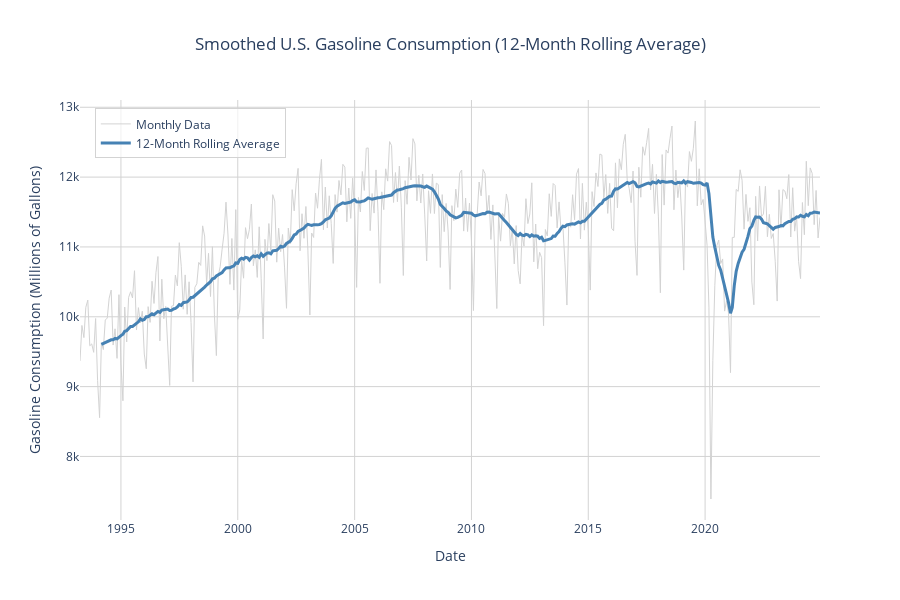

This figure's notebook cell:
### Code cell
''' Create a smoothed line plot using a 12-month rolling average '''

# Create 12-month rolling average
consumption["Rolling_Avg"] = consumption["Gasoline_Consumption(Millions of Gallons)"].rolling(window=12).mean()

# Create interactive figure
fig = go.Figure()

# Monthly data (light gray)
fig.add_trace(go.Scatter(
    x=consumption["Date"],
    y=consumption["Gasoline_Consumption(Millions of Gallons)"],
    mode="lines",
    name="Monthly Data",
    line=dict(color="lightgray", width=1)
))

# 12-month rolling average (steel blue)
fig.add_trace(go.Scatter(
    x=consumption["Date"],
    y=consumption["Rolling_Avg"],
    mode="lines",
    name="12-Month Rolling Average",
    line=dict(color="steelblue", width=3)
))

# Layout customization
fig.update_layout(
    title="Smoothed U.S. Gasoline Consumption (12-Month Rolling Average)",
    xaxis_title="Date",
    yaxis_title="Gasoline Consumption (Millions of Gallons)",
    template="plotly_white",
    legend=dict(
        x=0.02, y=0.98,
        bgcolor="rgba(255,255,255,0.7)",
        bordercolor="lightgray",
        borderwidth=1
    ),
    xaxis=dict(showgrid=True, gridcolor="lightgray"),
    yaxis=dict(showgrid=True, gridcolor="lightgray"),
    title_x=0.5,
    hovermode="x unified",
    height=600
)

fig.show()

### Figure 1 — Plotly figure (JSON) as saved in the notebook; plotly's stock layout.template omitted (floating-point values rounded to 4 significant figures; data arrays with more than 128 entries replaced by an {"elided": "..."} marker saying what was removed)
{"data": [{"line": {"color": "lightgray", "width": 1}, "mode": "lines", "name": "Monthly Data", "type": "scatter", "x": {"elided": "381 str values"}, "y": {"elided": "381 float values"}}, {"line": {"color": "steelblue", "width": 3}, "mode": "lines", "name": "12-Month Rolling Average", "type": "scatter", "x": {"elided": "381 str values"}, "y": {"elided": "381 float values"}}], "layout": {"height": 600, "hovermode": "x unified", "legend": {"bgcolor": "rgba(255,255,255,0.7)", "bordercolor": "lightgray", "borderwidth": 1, "x": 0.02, "y": 0.98}, "title": {"text": "Smoothed U.S. Gasoline Consumption (12-Month Rolling Average)", "x": 0.5}, "xaxis": {"gridcolor": "lightgray", "showgrid": true, "title": {"text": "Date"}}, "yaxis": {"gridcolor": "lightgray", "showgrid": true, "title": {"text": "Gasoline Consumption (Millions of Gallons)"}}}}
